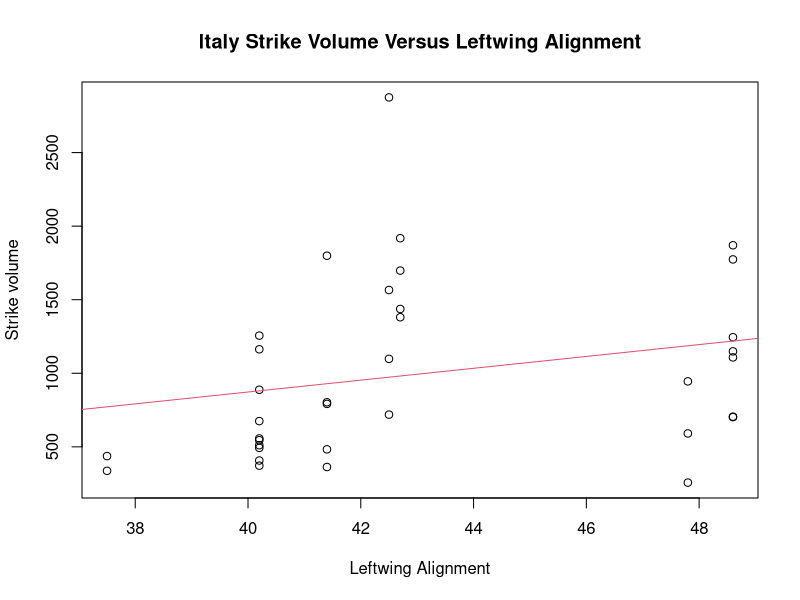
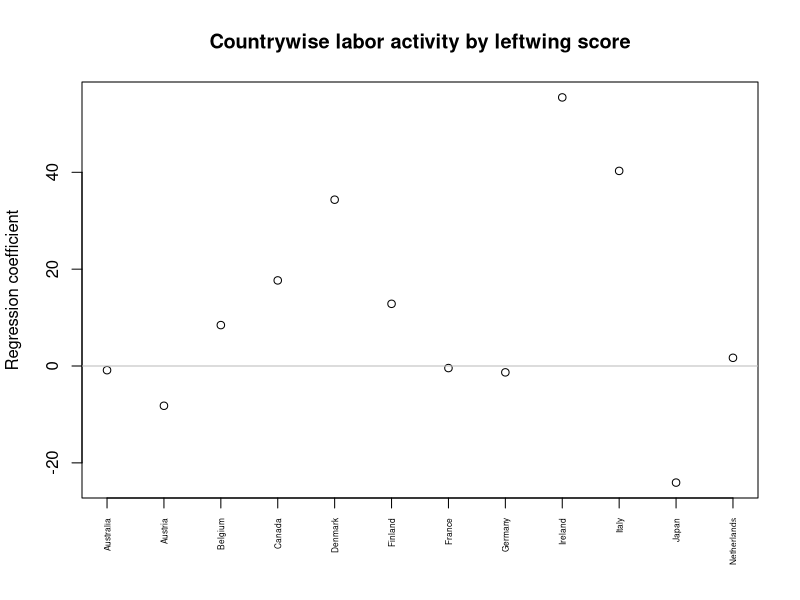
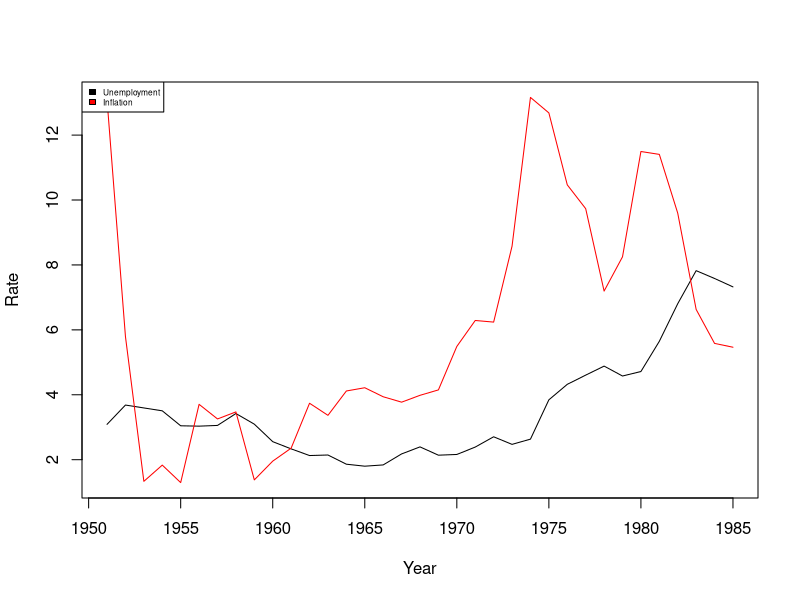
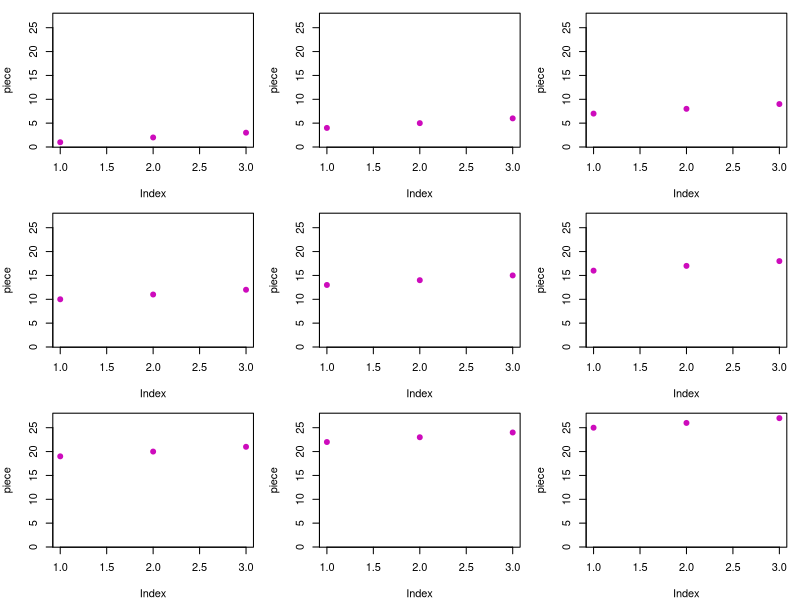

Reproduce these figures in R, in order.


setwd("/Users/wangshuyuan/Desktop/GR5206-DS/Course material")

## Slide 9

strikes <- read.csv("strikes.csv", as.is = TRUE)
dim(strikes) 
head(strikes, 3)


## Slide 11

italy.strikes <- subset(strikes, country == "Italy")
# Equivalently,
italy.strikes <- strikes[strikes$country == "Italy", ]
dim(italy.strikes)

## Slide 12

head(italy.strikes, 5)


## Slide 13


italy.fit <- lm(strike.volume ~ left.parliament, 
                data = italy.strikes)
#plot(y~x,data=)
plot(strike.volume~left.parliament, data = italy.strikes, 
     main="Italy Strike Volume Versus Leftwing Alignment", 
     ylab = "Strike volume", xlab = "Leftwing Alignment")
abline(italy.fit, col = 2)

## Slide 14


my.strike.lm <- function(country.df) {
  return(lm(strike.volume ~ left.parliament, 
            data = country.df)$coeff)
}
my.strike.lm(subset(strikes, country == "Italy"))


## Slide 15


strike.coef  <- NULL
my.countries <- c("France", "Italy", "USA")
for (this.country in my.countries) {
  country.dat <- subset(strikes, country == this.country)
  new.coefs   <- my.strike.lm(country.dat)
  strike.coef <- cbind(strike.coef, new.coefs)
}
colnames(strike.coef) <- my.countries
strike.coef


## Slide 17


strikes.split <- split(strikes, strikes$country)
names(strikes.split)

## Slide 18


strike.coef <- sapply(strikes.split[1:12], my.strike.lm)
strike.coef



## Slide 19



plot(1:ncol(strike.coef), strike.coef[2, ], xaxt = "n",
     xlab = "", ylab = "Regression coefficient", 
     main="Countrywise labor activity by leftwing score")
axis(side = 1, at = 1:ncol(strike.coef),
     labels = colnames(strike.coef), las = 2, 
     cex.axis = 0.5)
abline(h = 0, col = "grey")



## Check Yourself
## Slide 22


three.mean <- function(df) {
  return(apply(df[, c("unemployment", "inflation", 
                      "strike.volume")], 2, mean))
}
years.split <- split(strikes, strikes$year)
years.mat   <- sapply(years.split, three.mean)
dim(years.mat)



## Slide 23


years.mat[, 1:8]


## Slide 24


max.rate <- max(years.mat[1:2, ])
min.rate <- min(years.mat[1:2, ])
plot(colnames(years.mat), years.mat[1, ], xlab = "Year", 
     ylab="Rate", type="l", ylim = c(min.rate, max.rate))
points(colnames(years.mat), years.mat[2, ], type = "l", 
       col = "red")
legend("topleft", c("Unemployment", "Inflation"), 
       fill = c("black", "red"), cex = .5)


## Slide 30

my.array           <- array(1:27, c(3,3,3))
rownames(my.array) <- c("R1", "R2", "R3")
colnames(my.array) <- c("C1", "C2", "C3")
dimnames(my.array)[[3]] <- c("Bart", "Lisa", "Maggie")


## Slide 31


my.array


## Slide 32


my.array[, , 3] #提取第三个dimension的数值


## Slide 33


library(plyr)
aaply(my.array, 1, sum) # Get back an array
adply(my.array, 1, sum) # Get back a data frame

## Slide 34

alply(my.array, 1, sum) # Get back a list



## Slide 35


aaply(my.array, 2:3, sum) # Get back a 3 x 3 array



## Slide 36


adply(my.array, 2:3, sum) # Get back a data frame


## Slide 37


alply(my.array, 2:3, sum) # Get back a list



## Slide 39


my.list <- list(nums = rnorm(1000), lets = letters, 
                pops = state.x77[ ,"Population"])
head(my.list[[1]], 5)
head(my.list[[2]], 5)
head(my.list[[3]], 5)

## Slide 40


laply(my.list, range) # Get back an array, (same mode)
ldply(my.list, range) # Get back a data frame

## Slide 41

llply(my.list, range) # Get back a list


## Slide 42

# Doesn't work! Outputs have different types/lengths
# laply(my.list, summary) 
# ldply(my.list, summary)
llply(my.list, summary) # Works just fine

## Slide 43

par(mfrow = c(3, 3), mar = c(4, 4, 1, 1))
a_ply(my.array, 2:3, plot, ylim = range(my.array), 
      pch = 19, col = 6)

## Slide 46


# Function to compute coefficients from regressing number 
# of strikes (per 1000 workers) on leftwing share of the 
# government

my.strike.lm <- function(country.df) {
  return(coef(lm(strike.volume ~ left.parliament, 
                 data=country.df)))
}

## Slide 47

# Getting regression coefficients separately 
# for each country, old way:

strikes.list  <- split(strikes, f = strikes$country)
strikes.coefs <- sapply(strikes.list, my.strike.lm)
strikes.coefs[, 1:12]


## Slide 48


# Getting regression coefficient separately for each 
# country, new way, in three formats:

strike.coef.a <- daply(strikes, .(country), my.strike.lm)

# Get back an array, note the difference to sapply()

head(strike.coef.a)

## Slide 49


strike.coef.d <- ddply(strikes, .(country), my.strike.lm)
head(strike.coef.d) # Get back a data frame

## Slide 50


strike.coef.l <- dlply(strikes, .(country), my.strike.lm)
head(strike.coef.l, 3) # Get back a list



## Slide 51

# First create a variable that indicates whether the year 
# is pre 1975, and add it to the data frame
strikes$yearPre1975 <- strikes$year <= 1975

# Then use (say) ddply() to compute regression 
# coefficients for each country pre & post 1975

strike.coef.75 <- ddply(strikes, .(country, yearPre1975), 
                        my.strike.lm)
dim(strike.coef.75) # Note there are 18 x 2 = 36 rows


## Slide 52


head(strike.coef.75)


## Slide 53

# Can also create factor variables on-the-fly with I()

strike.coef.75 <- ddply(strikes, 
                        .(country, I(year<=1975)),
                        my.strike.lm)
dim(strike.coef.75) # Again, 18 x 2 = 36 rows

## Slide 54


head(strike.coef.75)




## Check yourself
## Slide 58

inflation.mean <- function(country.df) {
  return(mean(country.df$inflation))
}
inflation75 <- ddply(strikes, .(country, I(year<=1975)),
                     inflation.mean)
dim(inflation75)



## Slide 59

head(inflation75)


## Slide 60

split.list <- list(strikes$country, I(strikes$year<=1975))
data.split <- split(strikes, f = split.list)
inflation75 <- sapply(data.split, inflation.mean)
dim(inflation75)
head(inflation75)


